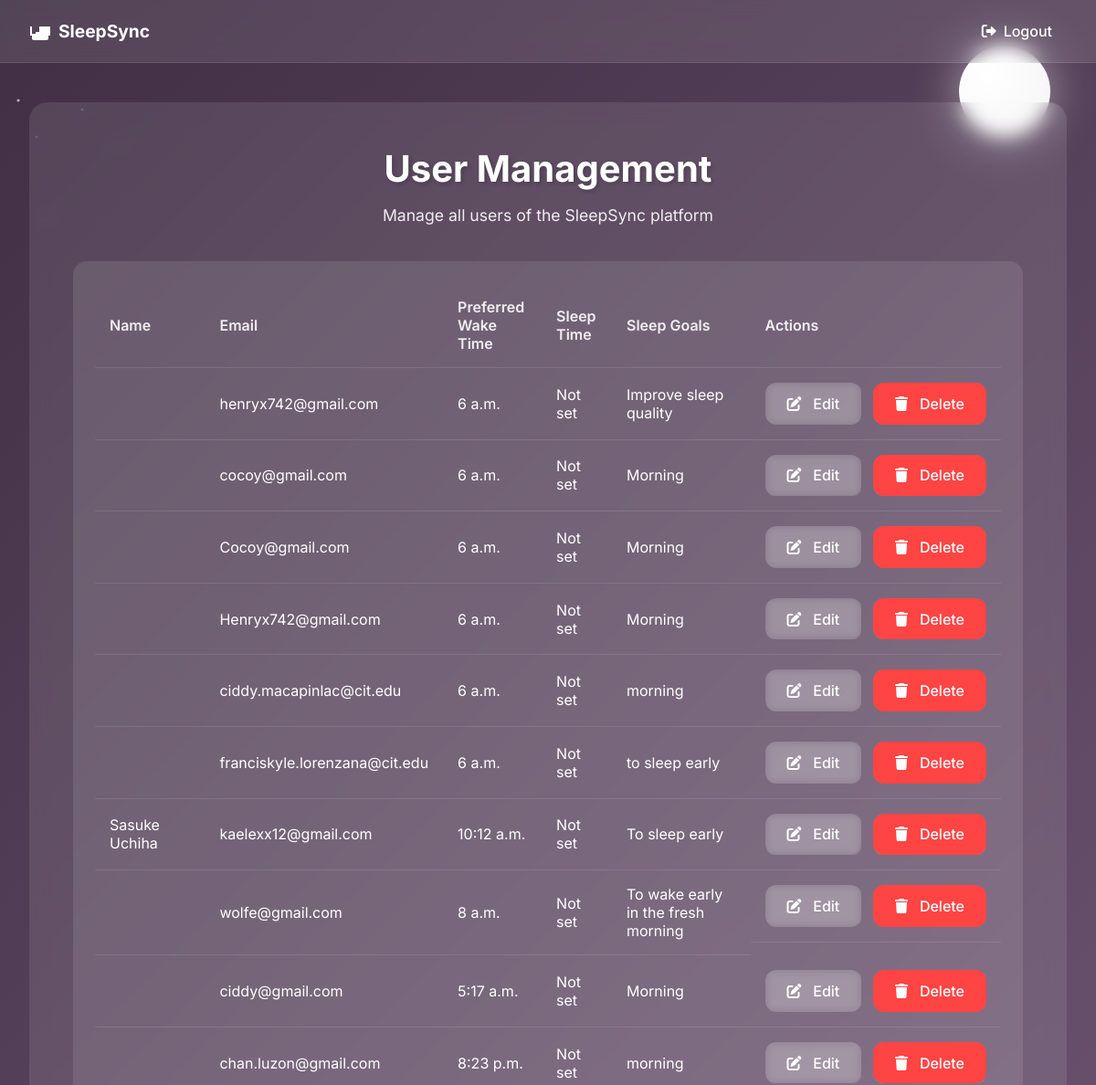
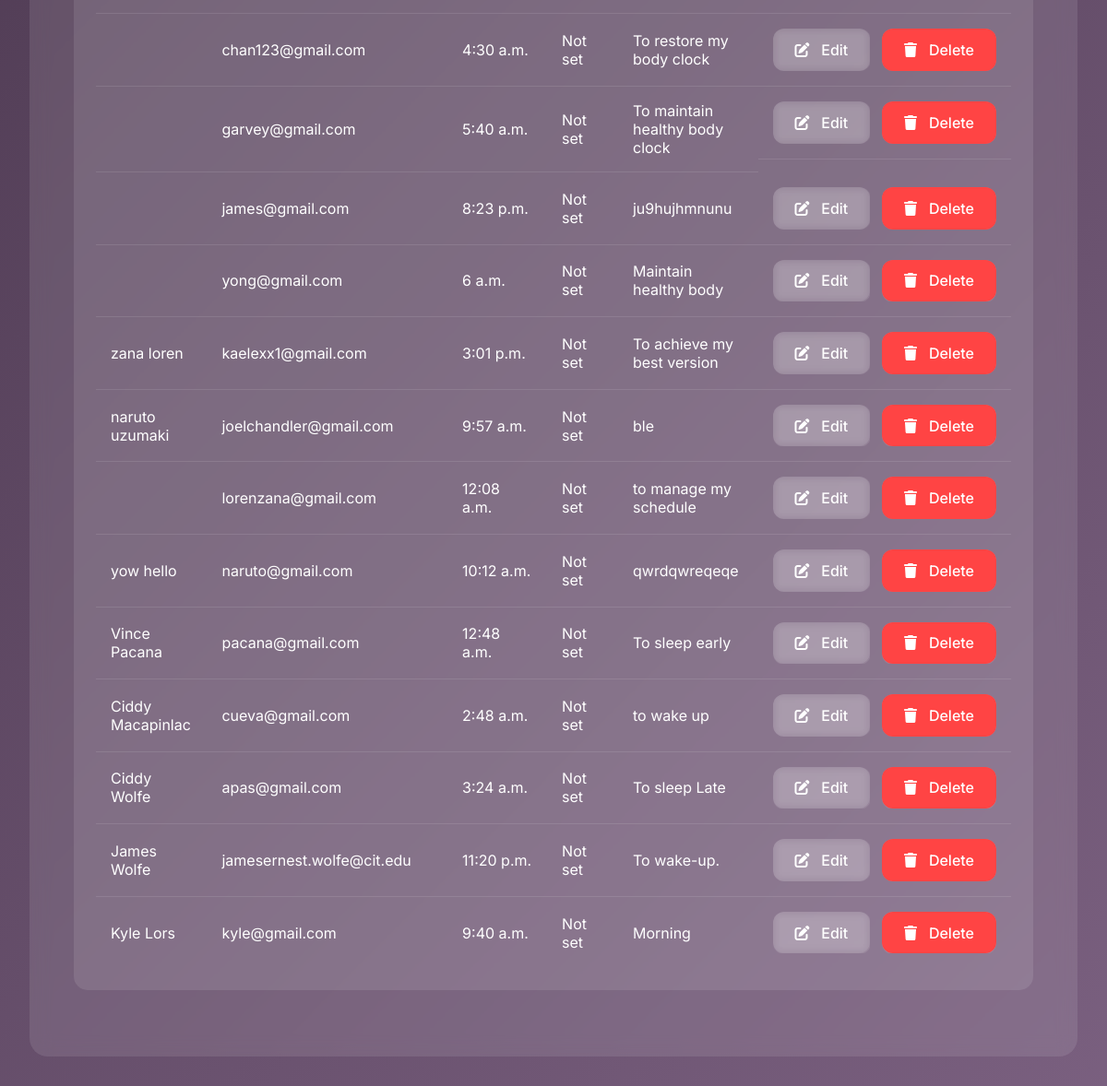
The app's page /tracker/admin-dashboard/ with its own data (2 pictures, top to bottom).
### tracker/models.py (models this page shows, shortened)
class User(AbstractBaseUser):
    userID = models.AutoField(primary_key=True)  # Explicitly define the primary key
    email = models.EmailField(unique=True)
    first_name = models.CharField(max_length=30, blank=True)
    last_name = models.CharField(max_length=30, blank=True)
    name = models.CharField(max_length=100, blank=True)
    preferredWakeTime = models.TimeField(null=True, blank=True)
    wake_time = models.TimeField(null=True, blank=True)
    sleepTime = models.TimeField(null=True, blank=True)
    sleepGoals = models.TextField(blank=True)
    is_active = models.BooleanField(default=True)
    is_staff = models.BooleanField(default=True)  # Fix the syntax error
    objects = UserManager()
    USERNAME_FIELD = 'email'
    REQUIRED_FIELDS = ['first_name', 'last_name']

### tracker/views.py (the view)
# urls.py: path('admin-dashboard/', views.admin_dashboard, name='admin_dashboard'),
def admin_dashboard(request):
    users = User.objects.all()
    return render(request, 'tracker/admin_dashboard.html', {'users': users})

### tracker/templates/tracker/admin_dashboard.html (shortened to what this page needs)
<!DOCTYPE html>
<html lang="en">
<head>
    <link rel="stylesheet" href="https://cdnjs.cloudflare.com/ajax/libs/font-awesome/6.0.0/css/all.min.css">
</head>
<body>
    <nav class="nav-bar">
        <div class="nav-content">
            <a href="{% url 'landing_page' %}" class="nav-logo">
                <svg viewBox="0 0 24 24">
                    <path d="M19 7h-8v8H3V7H1v10h2v3c0 1.1.9 2 2 2h14c1.1 0 2-.9 2-2v-3h2V7h-2zM7 19h10v-6H7v6z"/>
                </svg>
                <span>SleepSync</span>
            </a>
            <div class="nav-links">
                <a href="{% url 'logout' %}"><i class="fas fa-sign-out-alt"></i>Logout</a>
            </div>
        </div>
    </nav>
    <div class="stars"></div>
    <div class="moon"></div>
    <div class="main-content">
        <div class="container">
            <h2>User Management</h2>
            <p class="subtitle">Manage all users of the SleepSync platform</p>
            <div class="table-container">
                <table class="user-table">
                    <thead>
                        <tr>
                            <th>Name</th>
                            <th>Email</th>
                            <th>Preferred Wake Time</th>
                            <th>Sleep Time</th>
                            <th>Sleep Goals</th>
                            <th>Actions</th>
                        </tr>
                    </thead>
                    <tbody>
                        {% for user in users %}
                        <tr>
                            <td>{{ user.first_name }} {{ user.last_name }}</td>
                            <td>{{ user.email }}</td>
                            <td>{{ user.preferredWakeTime|default:"Not set" }}</td>
                            <td>{{ user.sleepTime|default:"Not set" }}</td>
                            <td>{{ user.sleepGoals|default:"Not set" }}</td>
                            <td class="actions">
                                <a href="{% url 'user_update' user.pk %}" class="btn btn-edit">
                                    <i class="fas fa-edit"></i>Edit
                                </a>
                                <a href="{% url 'user_delete' user.pk %}" class="btn btn-delete">
                                    <i class="fas fa-trash"></i>Delete
                                </a>
                            </td>
                        </tr>
                        {% empty %}
                        <tr>
                            <td colspan="6" style="text-align: center; padding: 2rem;">
                                No users found
                            </td>
                        </tr>
                        {% endfor %}
                    </tbody>
                </table>
            </div>
        </div>
    </div>
</body>
</html>

### tracker/templates/tracker/admin_dashboard.html (style rules this page uses)
:root { --primary: #6b4e71; --primary-light: #9b6b9e; --text: #2c1810; --gradient-start: rgba(44, 24, 48, 0.9); --gradient-end: rgba(107, 78, 113, 0.9); --danger: #ff4444; --danger-hover: #ff6666; }
* { margin: 0; padding: 0; box-sizing: border-box; }
body { font-family: 'Inter', sans-serif; min-height: 100vh; background: linear-gradient(135deg, var(--gradient-start) 0%, var(--gradient-end) 100%), url('/api/placeholder/1920/1080'); background-size: cover; background-position: center; background-repeat: no-repeat; background-attachment: fixed; color: white; padding-top: 80px; }
.nav-bar { position: fixed; top: 0; left: 0; width: 100%; background: rgba(255, 255, 255, 0.1); backdrop-filter: blur(10px); z-index: 1000; padding: 1rem 0; border-bottom: 1px solid rgba(255, 255, 255, 0.1); }
.nav-content { max-width: 1200px; margin: 0 auto; display: flex; justify-content: space-between; align-items: center; padding: 0 2rem; }
.nav-logo { display: flex; align-items: center; gap: 8px; color: white; text-decoration: none; transition: transform 0.3s ease; }
.nav-logo svg { width: 24px; height: 24px; fill: white; }
.nav-logo span { font-weight: bold; font-size: 1.2rem; }
.nav-links { display: flex; gap: 2rem; }
.nav-links a { color: white; text-decoration: none; font-weight: 500; padding: 0.5rem 1rem; border-radius: 8px; transition: all 0.3s ease; display: flex; align-items: center; gap: 0.5rem; }
.stars { position: fixed; width: 100%; height: 100%; pointer-events: none; background: radial-gradient(2px 2px at 20px 30px, white, rgba(0,0,0,0)), radial-gradient(2px 2px at 40px 70px, white, rgba(0,0,0,0)), radial-gradient(2px 2px at 50px 160px, white, rgba(0,0,0,0)), radial-gradient(2px 2px at 90px 40px, white, rgba(0,0,0,0)), radial-gradient(2px 2px at 130px 80px, white, rgba(0,0,0,0)); animation: twinkle 5s infinite; z-index: 0; }
.moon { position: fixed; top: 50px; right: 50px; width: 100px; height: 100px; background: radial-gradient(circle at 30% 30%, #ffffff, #f4f4f4); border-radius: 50%; box-shadow: 0 0 50px rgba(255, 255, 255, 0.5); animation: moonGlow 4s infinite ease-in-out; z-index: 0; }
.main-content { min-height: calc(100vh - 80px); display: flex; align-items: flex-start; justify-content: center; padding: 2rem; position: relative; z-index: 1; }
.container { width: 100%; max-width: 1200px; background: rgba(255, 255, 255, 0.1); backdrop-filter: blur(10px); padding: 3rem; border-radius: 20px; animation: fadeIn 1s ease-out; }
h2 { font-size: 2.5rem; color: white; text-align: center; margin-bottom: 1rem; text-shadow: 2px 2px 4px rgba(0, 0, 0, 0.2); }
.subtitle { text-align: center; color: rgba(255, 255, 255, 0.9); margin-bottom: 2.5rem; font-size: 1.1rem; }
.table-container { background: rgba(255, 255, 255, 0.1); border-radius: 15px; padding: 1.5rem; margin-bottom: 1.5rem; transition: all 0.3s ease; animation: slideIn 0.6s ease-out backwards; overflow-x: auto; }
.user-table { width: 100%; border-collapse: separate; border-spacing: 0; color: white; }
.user-table th { padding: 1rem; text-align: left; font-weight: 600; border-bottom: 1px solid rgba(255, 255, 255, 0.1); color: rgba(255, 255, 255, 0.9); }
.user-table td { padding: 1rem; border-bottom: 1px solid rgba(255, 255, 255, 0.1); }
.user-table tr:last-child td { border-bottom: none; }
.btn { display: inline-flex; align-items: center; gap: 0.8rem; padding: 0.8rem 1.5rem; color: white; text-decoration: none; border: none; border-radius: 12px; font-size: 1rem; font-weight: 500; cursor: pointer; transition: all 0.3s ease; backdrop-filter: blur(5px); }
.btn-edit { background: rgba(255, 255, 255, 0.1); }
.btn-delete { background: var(--danger); }
.actions { display: flex; gap: 0.8rem; }

### records on screen
User: email "henryx742@gmail.com", preferredWakeTime "6 a.m.", sleepTime "Not set", sleepGoals "Improve sleep quality"
User: email "cocoy@gmail.com", preferredWakeTime "6 a.m.", sleepTime "Not set", sleepGoals "Morning"
User: email "Cocoy@gmail.com", preferredWakeTime "6 a.m.", sleepTime "Not set", sleepGoals "Morning"
User: email "Henryx742@gmail.com", preferredWakeTime "6 a.m.", sleepTime "Not set", sleepGoals "Morning"
User: email "ciddy.macapinlac@cit.edu", preferredWakeTime "6 a.m.", sleepTime "Not set", sleepGoals "morning"
User: email "franciskyle.lorenzana@cit.edu", preferredWakeTime "6 a.m.", sleepTime "Not set", sleepGoals "to sleep early"
User: first_name "Sasuke", last_name "Uchiha", email "kaelexx12@gmail.com", preferredWakeTime "10:12 a.m.", sleepTime "Not set", sleepGoals "To sleep early"
User: email "wolfe@gmail.com", preferredWakeTime "8 a.m.", sleepTime "Not set", sleepGoals "To wake early in the fresh morning"
User: email "ciddy@gmail.com", preferredWakeTime "5:17 a.m.", sleepTime "Not set", sleepGoals "Morning"
User: email "chan.luzon@gmail.com", preferredWakeTime "8:23 p.m.", sleepTime "Not set", sleepGoals "morning"
User: email "chan123@gmail.com", preferredWakeTime "4:30 a.m.", sleepTime "Not set", sleepGoals "To restore my body clock"
User: email "garvey@gmail.com", preferredWakeTime "5:40 a.m.", sleepTime "Not set", sleepGoals "To maintain healthy body clock"
User: email "james@gmail.com", preferredWakeTime "8:23 p.m.", sleepTime "Not set", sleepGoals "ju9hujhmnunu"
User: email "yong@gmail.com", preferredWakeTime "6 a.m.", sleepTime "Not set", sleepGoals "Maintain healthy body"
User: first_name "zana", last_name "loren", email "kaelexx1@gmail.com", preferredWakeTime "3:01 p.m.", sleepTime "Not set", sleepGoals "To achieve my best version"
User: first_name "naruto", last_name "uzumaki", email "joelchandler@gmail.com", preferredWakeTime "9:57 a.m.", sleepTime "Not set", sleepGoals "ble"
User: email "lorenzana@gmail.com", preferredWakeTime "12:08 a.m.", sleepTime "Not set", sleepGoals "to manage my schedule"
User: first_name "yow", last_name "hello", email "naruto@gmail.com", preferredWakeTime "10:12 a.m.", sleepTime "Not set", sleepGoals "qwrdqwreqeqe"
User: first_name "Vince", last_name "Pacana", email "pacana@gmail.com", preferredWakeTime "12:48 a.m.", sleepTime "Not set", sleepGoals "To sleep early"
User: first_name "Ciddy", last_name "Macapinlac", email "cueva@gmail.com", preferredWakeTime "2:48 a.m.", sleepTime "Not set", sleepGoals "to wake up"
User: first_name "Ciddy", last_name "Wolfe", email "apas@gmail.com", preferredWakeTime "3:24 a.m.", sleepTime "Not set", sleepGoals "To sleep Late"
User: first_name "James", last_name "Wolfe", email "jamesernest.wolfe@cit.edu", preferredWakeTime "11:20 p.m.", sleepTime "Not set", sleepGoals "To wake-up."
User: first_name "Kyle", last_name "Lors", email "kyle@gmail.com", preferredWakeTime "9:40 a.m.", sleepTime "Not set", sleepGoals "Morning"
